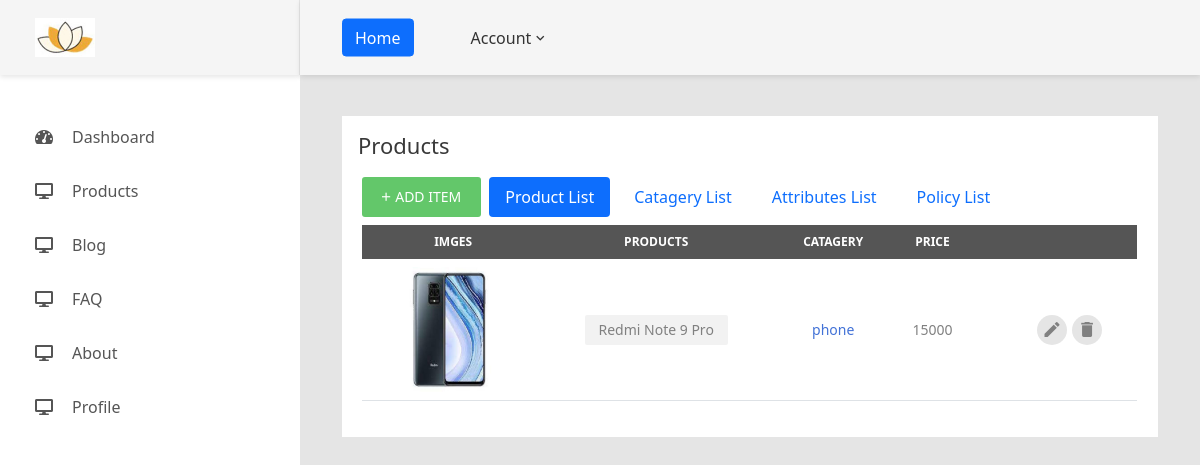
Screenshot of /admin/product.php (signed in) with the database file from the repository.
### tables this page shows
CREATE TABLE `useradmin` (
  `id` int(11) NOT NULL,
  `profile_id` varchar(100) NOT NULL,
  `image` varchar(200) NOT NULL,
  `username` varchar(50) NOT NULL,
  `password` varchar(255) NOT NULL,
  `email` varchar(100) NOT NULL,
  `last_name` varchar(200) NOT NULL,
  `designation` varchar(200) NOT NULL,
  `company` varchar(200) NOT NULL,
  `business_category` varchar(200) NOT NULL,
  `logo` varchar(200) NOT NULL,
  `thumbnail_image` varchar(200) NOT NULL,
  `thames_color` varchar(100) NOT NULL,
  `text_color` varchar(100) NOT NULL,
  `footer_color` varchar(100) NOT NULL,
  `connections_id` varchar(100) NOT NULL,
  `admin_status` varchar(100) NOT NULL
);

CREATE TABLE `products` (
  `id` int(50) NOT NULL,
  `product_tokan` varchar(200) NOT NULL,
  `adminuser_id` int(50) NOT NULL,
  `product` varchar(200) NOT NULL,
  `catagery` varchar(200) NOT NULL,
  `price` varchar(200) NOT NULL,
  `discount` varchar(100) NOT NULL,
  `description` varchar(200) NOT NULL,
  `product_image` varchar(200) NOT NULL,
  `product_image2` varchar(200) NOT NULL,
  `product_image3` varchar(200) NOT NULL,
  `product_image4` varchar(200) NOT NULL,
  `product_image5` varchar(200) NOT NULL,
  `products_status` varchar(50) NOT NULL
);

### admin/product.php (the view, shortened to what this page needs)
<?php
include 'header.php';
?>
<?php
        $admin_user=$_SESSION['login_user'];
        $row=mysqli_fetch_assoc(mysqli_query($db, "select * from useradmin where profile_id='$admin_user'"));
        $adminuser_id = $row['id'];
        $sql =  "SELECT * FROM `products` WHERE adminuser_id='$adminuser_id'";
        $res = mysqli_query($db, $sql);
?>
            <div class="main-content">
                <div class="section__content section__content--p30">
                    <div class="container-fluid">
                    <div class="bg-white p-3">
                    <div class="row">
                            <div class="col-md-12">
                                <h3 class="title-5 m-b-35">Products</h3>
                                <div class="table-data__tool">
                                    <div class="table-data__tool-left">
                                        <div class="rs-select2--light">
                                            <ul class="nav nav-pills td-menu">
                                                <li class="nav-item p-1"><a href="add-products.php" class="au-btn au-btn-icon au-btn--green au-btn--small">
                                            <i class="zmdi zmdi-plus"></i>add item</a></li>
                                                <li class="nav-item p-1">
                                                 <a class="nav-link active" data-bs-toggle="pill" href="#home">Product List</a>
                                                </li>
                                                <li class="nav-item p-1">
                                                 <a class="nav-link" data-bs-toggle="pill" href="#menu1">Catagery List</a>
                                                </li>
                                                <li class="nav-item p-1">
                                                 <a class="nav-link" data-bs-toggle="pill" href="#attributes">Attributes List</a>
                                                </li>
                                                <li class="nav-item p-1">
                                                 <a class="nav-link" data-bs-toggle="pill" href="#policy">Policy List</a>
                                                </li>
                                            </ul>
                                        </div>
                                    </div>
                                </div>
                                <div class="tab-content p-1">
                                <div class="tab-pane active" id="home">
                                <div class="table-responsive table-responsive-data2">
                                    <table class="table table-data2">
                                        <thead style="background: #555;">
                                            <tr>
                                                <th>imges</th>
                                                <th>Products</th>
                                                <th>Catagery</th>
                                                <th>Price</th>
                                                <th></th>
                                            </tr>
                                        </thead>
                                        <tbody>
                                       <?php
                                        while ($row = mysqli_fetch_assoc($res)) {
                                            ?>
                                            <tr class="border-bottom">
                                                <td><img src="images/products/<?php echo $row['product_image'] ?>" alt="" width="100px" height="100px"></td>
                                                <td>
                                                    <span class="block-email"><?php echo $row['product'] ?></span>
                                                </td>
                                                <td class="desc"><?php echo $row['catagery'] ?></td>
                                                <td><?php echo $row['price'] ?></td>
                                                <td>
                                                    <div class="table-data-feature">
                                                        <a href="edit-product.php?id=<?php echo $row['id'] ?>" class="item" data-toggle="tooltip" data-placement="top" title="Edit">
                                                            <i class="zmdi zmdi-edit"></i>
                                                        </a>
                                                        <a href="?id=<?php echo $row['id'] ?>&type=delete" class="item" data-toggle="tooltip" data-placement="top" title="Delete">
                                                            <i class="zmdi zmdi-delete"></i>
                                                        </a>
                                                    </div>
                                                </td>
                                            </tr>
                                        <?php
                                     }
                                      ?>
                                        </tbody>
                                    </table>
                                </div>
                                </div>
                                </div>
                            </div>
                        </div>
                    </div>
                    </div>
                </div>
            </div>
            <?php include 'footer.php' ?>

### admin/header.php (shortened to what this page needs)
<?php
include("config.php");
$admin_user=$_SESSION['login_user'];
$row=mysqli_fetch_assoc(mysqli_query($db, "select * from useradmin where profile_id='$admin_user'"));
?>
<!DOCTYPE html>
<html lang="en">
<head>
    <link href="css/font-face.css" rel="stylesheet" media="all">
    <link href="vendor/font-awesome-4.7/css/font-awesome.min.css" rel="stylesheet" media="all">
    <link href="vendor/font-awesome-5/css/fontawesome-all.min.css" rel="stylesheet" media="all">
    <link href="vendor/mdi-font/css/material-design-iconic-font.min.css" rel="stylesheet" media="all">
    <link href="vendor/animsition/animsition.min.css" rel="stylesheet" media="all">
    <link href="vendor/css-hamburgers/hamburgers.min.css" rel="stylesheet" media="all">
    <link href="css/theme.css" rel="stylesheet" media="all">
    <link href="https://cdn.jsdelivr.net/npm/bootstrap@5.0.2/dist/css/bootstrap.min.css" rel="stylesheet">
</head>
<body class="animsition">
    <div class="page-wrapper">
        <aside class="menu-sidebar d-none d-lg-block">
            <div class="logo">
                <a href="#">
                    <img src="images/admin-img/<?php echo $row['image'] ?>" width="60px" height="60px" alt="" />
                </a>
            </div>
            <div class="menu-sidebar__content js-scrollbar1">
                <nav class="navbar-sidebar">
                    <ul class="list-unstyled navbar__list">
                    <li class="has-sub">
                            <a class="js-arrow" href="dashboard.php">
                                <i class="fas fa-tachometer-alt"></i>Dashboard</a>
                        </li>
						<li class="has-sub">
                            <a class="js-arrow" href="#">
                            <i class="fas fa-desktop"></i>Products</a>
                        </li>
                        <li class="has-sub">
                            <a class="js-arrow" href="#">
                                <i class="fas fa-desktop"></i>Blog</a>
                        </li>
                        <li class="has-sub">
                            <a class="js-arrow" href="#">
                            <i class="fas fa-desktop"></i>FAQ</a>
                        </li>
                        <li class="has-sub">
                            <a class="js-arrow" href="#">
                            <i class="fas fa-desktop"></i>About</a>
                        </li>
                        <li class="has-sub">
                            <a class="js-arrow" href="#">
                            <i class="fas fa-desktop"></i>Profile</a>
                        </li>
                    </ul>
                </nav>
            </div>
        </aside>
        <div class="page-container">
            <header class="header-desktop">
                <div class="section__content section__content--p30">
                    <div class="container-fluid">
                        <div class="header-wrap">
                            <div class="header-button">
                                <div class="noti-wrap">
                                    <div class=""><a href="../index.php" class="btn btn-primary">Home</a></div>
                                </div>
                                <div class="account-wrap">
                                    <div class="account-item clearfix js-item-menu">
                                        <div class="content">
                                            <a class="js-acc-btn" href="#">Account</a>
                                        </div>
                                    </div>
                                </div>
                            </div>
                        </div>
                    </div>
                </div>
            </header>

### admin/header.php (style rules this page uses)
a { text-decoration: none; }
thead th { color: white!important; }

### rows the page displays
useradmin: image (picture)
products: product_image (picture), product "Redmi Note 9 Pro", catagery "phone", price "15000"
